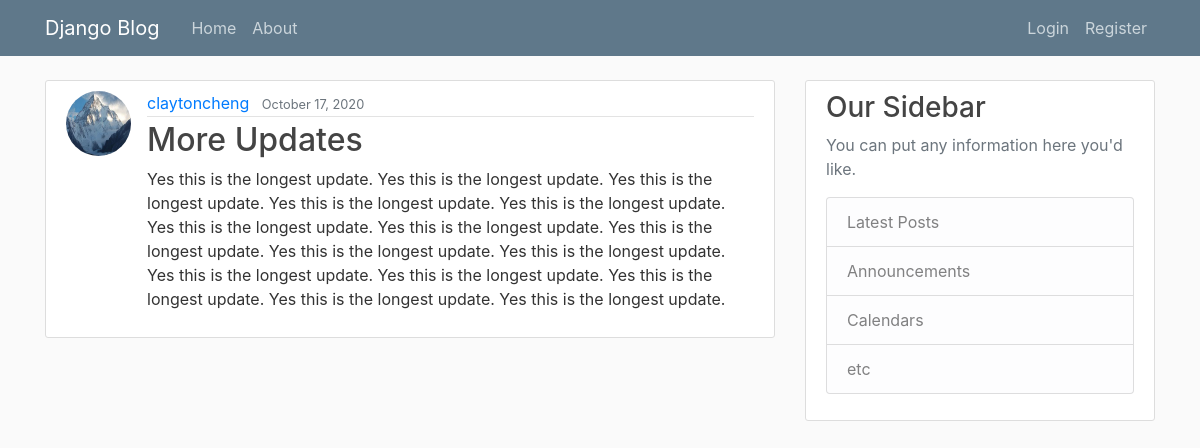
Screenshot of /post/15/ with the database file from the repository.
### blog/models.py (models this page shows, shortened)
class Post(models.Model):
    title = models.CharField(max_length = 100)
    content = models.TextField()
    date_posted = models.DateTimeField(default = timezone.now)
    author = models.ForeignKey(User, on_delete = models.CASCADE)

### users/models.py (models this page shows, shortened)
class Profile(models.Model):
    user = models.OneToOneField(User, on_delete = models.CASCADE) #cascade: if user is deleted, delete profile, but if profile delete, user not deleted
    image = models.ImageField(default='default.jpg', upload_to='profile_pics')

### blog/views.py (the view)
# urls.py: path('post/<int:pk>/', PostDetailView.as_view(), name='post-detail'), #end routes with trailing /
class PostDetailView(DetailView):
    model = Post

### blog/templates/blog/post_detail.html (shortened to what this page needs)
{% extends "blog/base.html" %}
{% block content %}
  <article class="media content-section">
    <img class="rounded-circle article-img" src="{{ object.author.profile.image.url }}" >
    <div class="media-body">
      <div class="article-metadata">
        <a class="mr-2" href="{% url 'user-posts' object.author.username %}">{{ object.author }}</a>
        <small class="text-muted">{{ object.date_posted|date:"F d, Y" }}</small>
      </div>
      <h2 class="article-title">{{ object.title }}</h2>
      <p class="article-content">{{ object.content }}</p>
    </div>
  </article>
{% endblock content %}

### blog/static/blog/main.css (style rules this page uses)
body { background: #fafafa; color: #333333; margin-top: 5rem; }
h1, h2, h3, h4, h5, h6 { color: #444444; }
.content-section { background: #ffffff; padding: 10px 20px; border: 1px solid #dddddd; border-radius: 3px; margin-bottom: 20px; }
.article-title { color: #444444; }
.article-content { white-space: pre-line; }
.article-img { height: 65px; width: 65px; margin-right: 16px; }
.article-metadata { padding-bottom: 1px; margin-bottom: 4px; border-bottom: 1px solid #e3e3e3 }

### rows the page displays
Post: author.profile.image (picture), author "claytoncheng", date_posted "October 17, 2020", title "More Updates", content "Yes this is the longest update. Yes this is the longest update. Yes this is the longest update. Yes this is the longest update. Yes this is the longest update. Yes this is the longest update. Yes this is the longest update. Yes this is the longest update. Yes this is the longest update. Yes this is the longest update. Yes this is the longest update. Yes this is the longest update. Yes this is the longest update. Yes this is the longest update. Yes this is the longest update."
